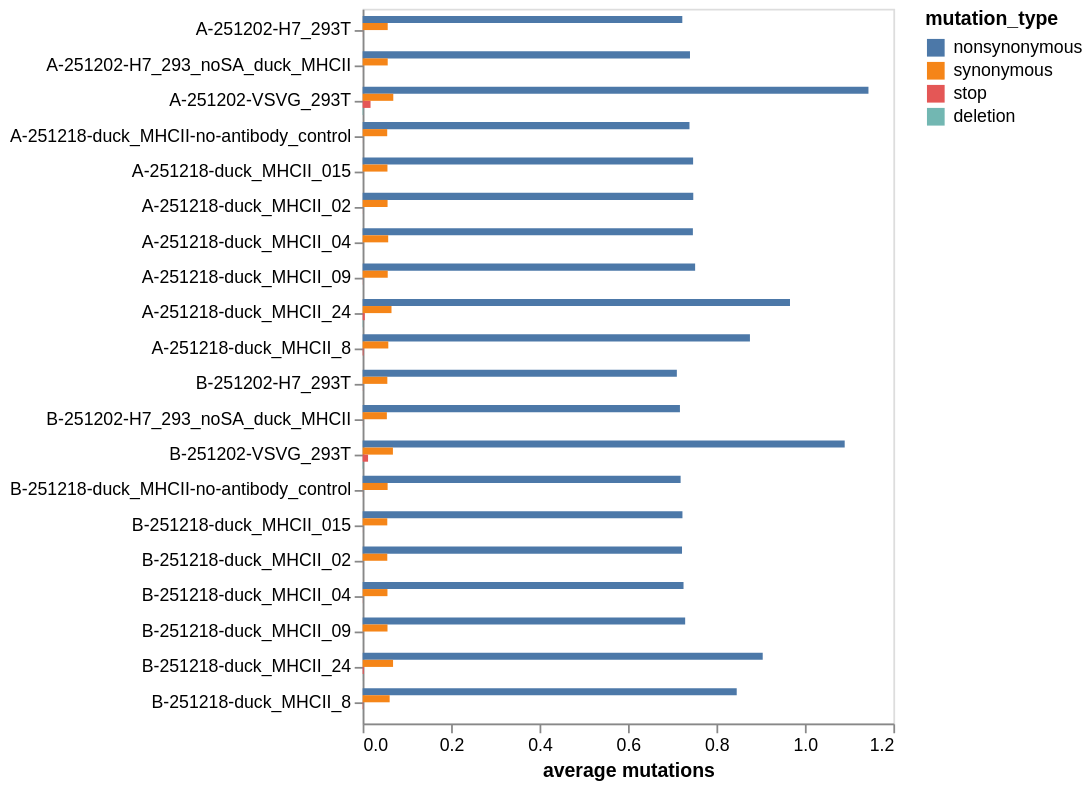

The notebook cell this image was saved under:
### Markdown cell above
## Average mutations per variant
Plot average number of mutations per variant of each type of codon mutation:

### Code cell
avg_muts = (
    variants.numCodonMutsByType(
        variant_type="all",
        libraries=variants.libraries,
    )
    .drop(columns=["count", "num_muts_count"])
    .merge(barcode_runs, validate="many_to_one")
    # remove categorical to enable plotting below
    .assign(mutation_type=lambda x: x["mutation_type"].tolist())
    .rename(columns={"number": "average mutations"})
)

mut_type_selection = alt.selection_point(fields=["mutation_type"], bind="legend")
mut_types = avg_muts["mutation_type"].unique()

avg_muts_chart = (
    alt.Chart(avg_muts)
    .encode(
        x=alt.X("average mutations", axis=alt.Axis(grid=False)),
        y=alt.Y("sample", title=None),
        yOffset=alt.YOffset("mutation_type", sort=mut_types),
        color=alt.Color("mutation_type", scale=alt.Scale(domain=mut_types)),
        tooltip=[
            alt.Tooltip(c, format=".3g") if c == "average mutations" else c
            for c in avg_muts.columns
        ],
    )
    .mark_bar()
    .properties(height=alt.Step(20, **{"for": "position"}), width=300)
    .configure_axis(labelLimit=500)
    .add_params(mut_type_selection, *selections)
    .transform_filter(mut_type_selection)
)

for selection in selections:
    avg_muts_chart = avg_muts_chart.transform_filter(selection)

avg_muts_chart

### Figure 1 — Vega-Lite specification as saved in the notebook (floating-point values rounded to 4 significant figures)
{"config": {"view": {"continuousWidth": 300, "continuousHeight": 300}, "axis": {"labelLimit": 500}}, "data": {"name": "data-63b5699332036b8814c94982573b23e9"}, "mark": {"type": "bar"}, "encoding": {"color": {"field": "mutation_type", "scale": {"domain": ["nonsynonymous", "synonymous", "stop", "deletion"]}, "type": "nominal"}, "tooltip": [{"field": "library", "type": "nominal"}, {"field": "sample", "type": "nominal"}, {"field": "mutation_type", "type": "nominal"}, {"field": "average mutations", "format": ".3g", "type": "quantitative"}, {"field": "date", "type": "nominal"}], "x": {"axis": {"grid": false}, "field": "average mutations", "type": "quantitative"}, "y": {"field": "sample", "title": null, "type": "nominal"}, "yOffset": {"field": "mutation_type", "sort": ["nonsynonymous", "synonymous", "stop", "deletion"], "type": "nominal"}}, "height": {"step": 20, "for": "position"}, "params": [{"name": "param_7", "select": {"type": "point", "fields": ["mutation_type"]}, "bind": "legend"}, {"name": "param_1", "select": {"type": "point", "fields": ["library"]}, "bind": {"input": "select", "options": [null, "A", "B"], "labels": ["all", "A", "B"], "name": "library"}}, {"name": "param_2", "select": {"type": "point", "fields": ["date"]}, "bind": {"input": "select", "options": [null, "2025-12-02", "2025-12-18"], "labels": ["all", "2025-12-02", "2025-12-18"], "name": "date"}}], "transform": [{"filter": {"param": "param_7"}}, {"filter": {"param": "param_1"}}, {"filter": {"param": "param_2"}}], "width": 300, "$schema": "https://vega.github.io/schema/vega-lite/v5.20.1.json", "datasets": {"data-63b5699332036b8814c94982573b23e9": [{"library": "A", "sample": "A-251202-H7_293T", "mutation_type": "nonsynonymous", "average mutations": 0.7228, "date": "2025-12-02"}, {"library": "A", "sample": "A-251202-H7_293T", "mutation_type": "synonymous", "average mutations": 0.05667, "date": "2025-12-02"}, {"library": "A", "sample": "A-251202-H7_293T", "mutation_type": "stop", "average mutations": 0.0001876, "date": "2025-12-02"}, {"library": "A", "sample": "A-251202-H7_293T", "mutation_type": "deletion", "average mutations": 1.322e-05, "date": "2025-12-02"}, {"library": "A", "sample": "A-251202-H7_293_noSA_duck_MHCII", "mutation_type": "nonsynonymous", "average mutations": 0.7402, "date": "2025-12-02"}, {"library": "A", "sample": "A-251202-H7_293_noSA_duck_MHCII", "mutation_type": "synonymous", "average mutations": 0.05667, "date": "2025-12-02"}, {"library": "A", "sample": "A-251202-H7_293_noSA_duck_MHCII", "mutation_type": "stop", "average mutations": 8.837e-05, "date": "2025-12-02"}, {"library": "A", "sample": "A-251202-H7_293_noSA_duck_MHCII", "mutation_type": "deletion", "average mutations": 1.609e-05, "date": "2025-12-02"}, {"library": "A", "sample": "A-251202-VSVG_293T", "mutation_type": "nonsynonymous", "average mutations": 1.144, "date": "2025-12-02"}, {"library": "A", "sample": "A-251202-VSVG_293T", "mutation_type": "synonymous", "average mutations": 0.0693, "date": "2025-12-02"}, {"library": "A", "sample": "A-251202-VSVG_293T", "mutation_type": "stop", "average mutations": 0.01787, "date": "2025-12-02"}, {"library": "A", "sample": "A-251202-VSVG_293T", "mutation_type": "deletion", "average mutations": 0.001331, "date": "2025-12-02"}, {"library": "A", "sample": "A-251218-duck_MHCII-no-antibody_control", "mutation_type": "nonsynonymous", "average mutations": 0.739, "date": "2025-12-18"}, {"library": "A", "sample": "A-251218-duck_MHCII-no-antibody_control", "mutation_type": "synonymous", "average mutations": 0.05556, "date": "2025-12-18"}, {"library": "A", "sample": "A-251218-duck_MHCII-no-antibody_control", "mutation_type": "stop", "average mutations": 0.0001292, "date": "2025-12-18"}, {"library": "A", "sample": "A-251218-duck_MHCII-no-antibody_control", "mutation_type": "deletion", "average mutations": 0.0, "date": "2025-12-18"}, {"library": "A", "sample": "A-251218-duck_MHCII_015", "mutation_type": "nonsynonymous", "average mutations": 0.7472, "date": "2025-12-18"}, {"library": "A", "sample": "A-251218-duck_MHCII_015", "mutation_type": "synonymous", "average mutations": 0.05612, "date": "2025-12-18"}, {"library": "A", "sample": "A-251218-duck_MHCII_015", "mutation_type": "stop", "average mutations": 0.000172, "date": "2025-12-18"}, {"library": "A", "sample": "A-251218-duck_MHCII_015", "mutation_type": "deletion", "average mutations": 3.384e-05, "date": "2025-12-18"}, {"library": "A", "sample": "A-251218-duck_MHCII_02", "mutation_type": "nonsynonymous", "average mutations": 0.7476, "date": "2025-12-18"}, {"library": "A", "sample": "A-251218-duck_MHCII_02", "mutation_type": "synonymous", "average mutations": 0.05637, "date": "2025-12-18"}, {"library": "A", "sample": "A-251218-duck_MHCII_02", "mutation_type": "stop", "average mutations": 0.0001856, "date": "2025-12-18"}, {"library": "A", "sample": "A-251218-duck_MHCII_02", "mutation_type": "deletion", "average mutations": 1.569e-05, "date": "2025-12-18"}, {"library": "A", "sample": "A-251218-duck_MHCII_04", "mutation_type": "nonsynonymous", "average mutations": 0.7467, "date": "2025-12-18"}, {"library": "A", "sample": "A-251218-duck_MHCII_04", "mutation_type": "synonymous", "average mutations": 0.05778, "date": "2025-12-18"}, {"library": "A", "sample": "A-251218-duck_MHCII_04", "mutation_type": "stop", "average mutations": 0.0002414, "date": "2025-12-18"}, {"library": "A", "sample": "A-251218-duck_MHCII_04", "mutation_type": "deletion", "average mutations": 6.517e-05, "date": "2025-12-18"}, {"library": "A", "sample": "A-251218-duck_MHCII_09", "mutation_type": "nonsynonymous", "average mutations": 0.7518, "date": "2025-12-18"}, {"library": "A", "sample": "A-251218-duck_MHCII_09", "mutation_type": "synonymous", "average mutations": 0.05672, "date": "2025-12-18"}, {"library": "A", "sample": "A-251218-duck_MHCII_09", "mutation_type": "stop", "average mutations": 0.000295, "date": "2025-12-18"}, {"library": "A", "sample": "A-251218-duck_MHCII_09", "mutation_type": "deletion", "average mutations": 4.526e-05, "date": "2025-12-18"}, {"library": "A", "sample": "A-251218-duck_MHCII_24", "mutation_type": "nonsynonymous", "average mutations": 0.9663, "date": "2025-12-18"}, {"library": "A", "sample": "A-251218-duck_MHCII_24", "mutation_type": "synonymous", "average mutations": 0.06523, "date": "2025-12-18"}, {"library": "A", "sample": "A-251218-duck_MHCII_24", "mutation_type": "stop", "average mutations": 0.004858, "date": "2025-12-18"}, {"library": "A", "sample": "A-251218-duck_MHCII_24", "mutation_type": "deletion", "average mutations": 0.0007427, "date": "2025-12-18"}, {"library": "A", "sample": "A-251218-duck_MHCII_8", "mutation_type": "nonsynonymous", "average mutations": 0.8757, "date": "2025-12-18"}, {"library": "A", "sample": "A-251218-duck_MHCII_8", "mutation_type": "synonymous", "average mutations": 0.05802, "date": "2025-12-18"}, {"library": "A", "sample": "A-251218-duck_MHCII_8", "mutation_type": "stop", "average mutations": 0.002047, "date": "2025-12-18"}, {"library": "A", "sample": "A-251218-duck_MHCII_8", "mutation_type": "deletion", "average mutations": 0.0, "date": "2025-12-18"}, {"library": "B", "sample": "B-251202-H7_293T", "mutation_type": "nonsynonymous", "average mutations": 0.7105, "date": "2025-12-02"}, {"library": "B", "sample": "B-251202-H7_293T", "mutation_type": "synonymous", "average mutations": 0.05584, "date": "2025-12-02"}, {"library": "B", "sample": "B-251202-H7_293T", "mutation_type": "stop", "average mutations": 0.000296, "date": "2025-12-02"}, {"library": "B", "sample": "B-251202-H7_293T", "mutation_type": "deletion", "average mutations": 5.503e-05, "date": "2025-12-02"}, {"library": "B", "sample": "B-251202-H7_293_noSA_duck_MHCII", "mutation_type": "nonsynonymous", "average mutations": 0.7174, "date": "2025-12-02"}, {"library": "B", "sample": "B-251202-H7_293_noSA_duck_MHCII", "mutation_type": "synonymous", "average mutations": 0.05475, "date": "2025-12-02"}, {"library": "B", "sample": "B-251202-H7_293_noSA_duck_MHCII", "mutation_type": "stop", "average mutations": 0.0001738, "date": "2025-12-02"}, {"library": "B", "sample": "B-251202-H7_293_noSA_duck_MHCII", "mutation_type": "deletion", "average mutations": 1.685e-05, "date": "2025-12-02"}, {"library": "B", "sample": "B-251202-VSVG_293T", "mutation_type": "nonsynonymous", "average mutations": 1.09, "date": "2025-12-02"}, {"library": "B", "sample": "B-251202-VSVG_293T", "mutation_type": "synonymous", "average mutations": 0.06844, "date": "2025-12-02"}, {"library": "B", "sample": "B-251202-VSVG_293T", "mutation_type": "stop", "average mutations": 0.01225, "date": "2025-12-02"}, {"library": "B", "sample": "B-251202-VSVG_293T", "mutation_type": "deletion", "average mutations": 0.001139, "date": "2025-12-02"}, {"library": "B", "sample": "B-251218-duck_MHCII-no-antibody_control", "mutation_type": "nonsynonymous", "average mutations": 0.719, "date": "2025-12-18"}, {"library": "B", "sample": "B-251218-duck_MHCII-no-antibody_control", "mutation_type": "synonymous", "average mutations": 0.05648, "date": "2025-12-18"}, {"library": "B", "sample": "B-251218-duck_MHCII-no-antibody_control", "mutation_type": "stop", "average mutations": 0.0001994, "date": "2025-12-18"}, {"library": "B", "sample": "B-251218-duck_MHCII-no-antibody_control", "mutation_type": "deletion", "average mutations": 0.0, "date": "2025-12-18"}, {"library": "B", "sample": "B-251218-duck_MHCII_015", "mutation_type": "nonsynonymous", "average mutations": 0.7231, "date": "2025-12-18"}, {"library": "B", "sample": "B-251218-duck_MHCII_015", "mutation_type": "synonymous", "average mutations": 0.05572, "date": "2025-12-18"}, {"library": "B", "sample": "B-251218-duck_MHCII_015", "mutation_type": "stop", "average mutations": 0.0001643, "date": "2025-12-18"}, {"library": "B", "sample": "B-251218-duck_MHCII_015", "mutation_type": "deletion", "average mutations": 1.118e-05, "date": "2025-12-18"}, {"library": "B", "sample": "B-251218-duck_MHCII_02", "mutation_type": "nonsynonymous", "average mutations": 0.7221, "date": "2025-12-18"}, {"library": "B", "sample": "B-251218-duck_MHCII_02", "mutation_type": "synonymous", "average mutations": 0.05575, "date": "2025-12-18"}, {"library": "B", "sample": "B-251218-duck_MHCII_02", "mutation_type": "stop", "average mutations": 0.0001913, "date": "2025-12-18"}, {"library": "B", "sample": "B-251218-duck_MHCII_02", "mutation_type": "deletion", "average mutations": 3.768e-05, "date": "2025-12-18"}, {"library": "B", "sample": "B-251218-duck_MHCII_04", "mutation_type": "nonsynonymous", "average mutations": 0.7256, "date": "2025-12-18"}, {"library": "B", "sample": "B-251218-duck_MHCII_04", "mutation_type": "synonymous", "average mutations": 0.0561, "date": "2025-12-18"}, {"library": "B", "sample": "B-251218-duck_MHCII_04", "mutation_type": "stop", "average mutations": 0.000298, "date": "2025-12-18"}, {"library": "B", "sample": "B-251218-duck_MHCII_04", "mutation_type": "deletion", "average mutations": 1.487e-05, "date": "2025-12-18"}, {"library": "B", "sample": "B-251218-duck_MHCII_09", "mutation_type": "nonsynonymous", "average mutations": 0.7293, "date": "2025-12-18"}, {"library": "B", "sample": "B-251218-duck_MHCII_09", "mutation_type": "synonymous", "average mutations": 0.05622, "date": "2025-12-18"}, {"library": "B", "sample": "B-251218-duck_MHCII_09", "mutation_type": "stop", "average mutations": 0.0002199, "date": "2025-12-18"}, {"library": "B", "sample": "B-251218-duck_MHCII_09", "mutation_type": "deletion", "average mutations": 5.228e-05, "date": "2025-12-18"}, {"library": "B", "sample": "B-251218-duck_MHCII_24", "mutation_type": "nonsynonymous", "average mutations": 0.9046, "date": "2025-12-18"}, {"library": "B", "sample": "B-251218-duck_MHCII_24", "mutation_type": "synonymous", "average mutations": 0.06876, "date": "2025-12-18"}, {"library": "B", "sample": "B-251218-duck_MHCII_24", "mutation_type": "stop", "average mutations": 0.002641, "date": "2025-12-18"}, {"library": "B", "sample": "B-251218-duck_MHCII_24", "mutation_type": "deletion", "average mutations": 0.0002071, "date": "2025-12-18"}, {"library": "B", "sample": "B-251218-duck_MHCII_8", "mutation_type": "nonsynonymous", "average mutations": 0.8459, "date": "2025-12-18"}, {"library": "B", "sample": "B-251218-duck_MHCII_8", "mutation_type": "synonymous", "average mutations": 0.06108, "date": "2025-12-18"}, {"library": "B", "sample": "B-251218-duck_MHCII_8", "mutation_type": "stop", "average mutations": 0.001117, "date": "2025-12-18"}, {"library": "B", "sample": "B-251218-duck_MHCII_8", "mutation_type": "deletion", "average mutations": 0.0001116, "date": "2025-12-18"}]}}
